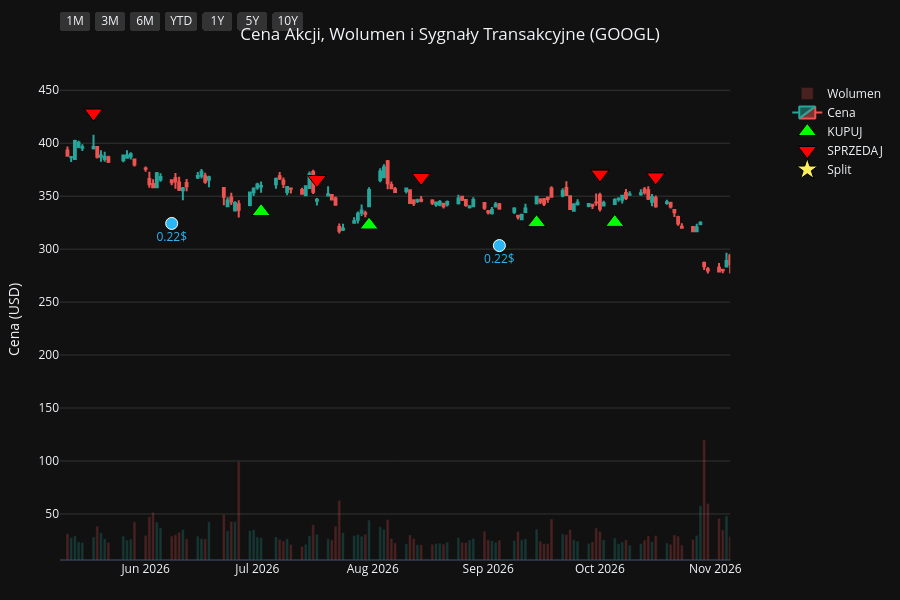
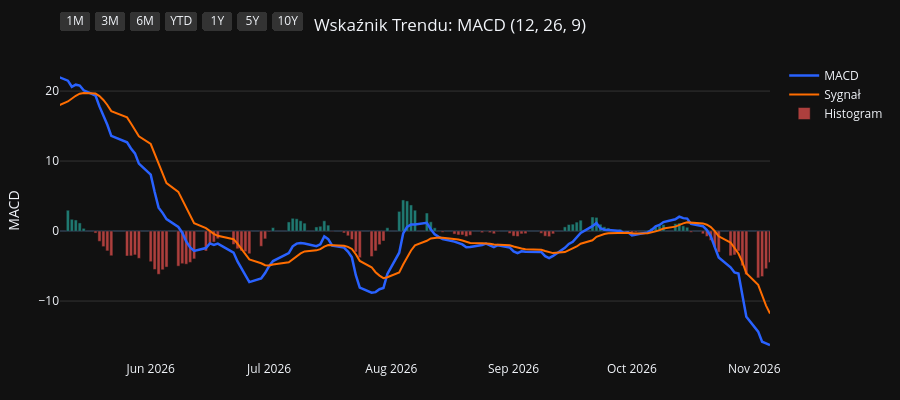
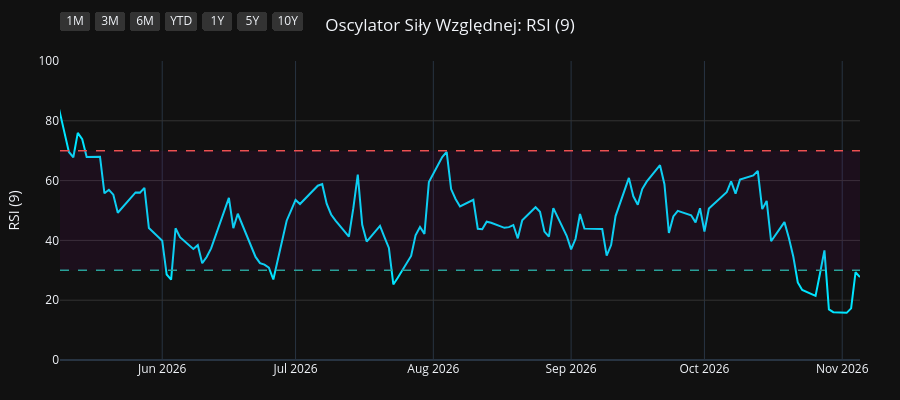
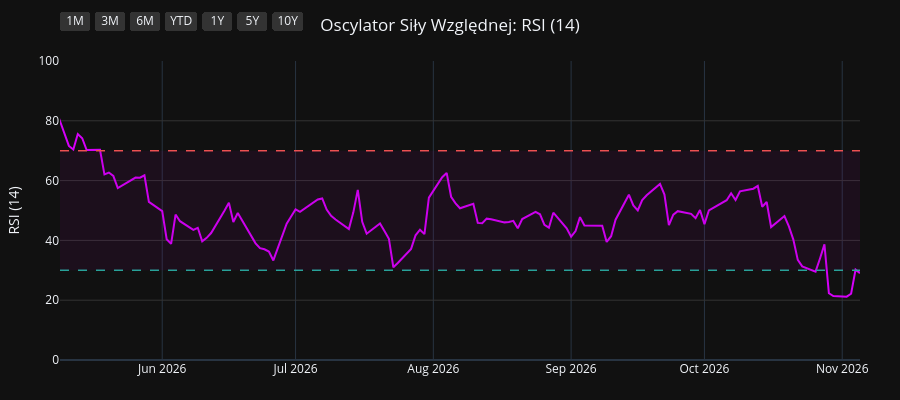

The cell these charts' notebook holds for them, in order:
### Code cell
import os
import yfinance as yf
import pandas as pd
import pandas_ta as ta
import plotly.graph_objects as go
from plotly.subplots import make_subplots

# 1. Pobranie i przygotowanie danych
symbol = os.environ.get("STOCK_TICKER", "").strip().upper()
if not symbol:
    raise RuntimeError("Set STOCK_TICKER before running price_extractor.ipynb")
df = yf.Ticker(symbol).history(period="10y")
df.index = df.index.tz_localize(None)

# Wskaźniki i sygnały
df.ta.macd(fast=12, slow=26, signal=9, append=True)
df.ta.rsi(length=9, append=True)
df.ta.rsi(length=14, append=True)
df.ta.rsi(length=21, append=True)
df.dropna(inplace=True)

macd = df['MACD_12_26_9']
signal = df['MACDs_12_26_9']
wczorajszy_macd = macd.shift(1)
wczorajszy_signal = signal.shift(1)

df['Decyzja'] = 'BRAK'
df.loc[(macd > signal) & (wczorajszy_macd <= wczorajszy_signal), 'Decyzja'] = 'KUPUJ'
df.loc[(macd < signal) & (wczorajszy_macd >= wczorajszy_signal), 'Decyzja'] = 'SPRZEDAJ'

df_kupuj = df[df['Decyzja'] == 'KUPUJ']
df_sprzedaj = df[df['Decyzja'] == 'SPRZEDAJ']
df_dywidendy = df[df['Dividends'] > 0]
df_splity = df[df['Stock Splits'] > 0]

# Wspólna konfiguracja osi X
konfiguracja_osi_x = dict(
    type="date",
    showspikes=True, spikemode="across", spikesnap="cursor", spikedash="dot", spikecolor="#ffffff", spikethickness=1, hoverformat="%Y-%m-%d",
    rangeselector=dict(
        buttons=list([
            dict(count=1, label="1M", step="month", stepmode="backward"),
            dict(count=3, label="3M", step="month", stepmode="backward"),
            dict(count=6, label="6M", step="month", stepmode="backward"),
            dict(count=1, label="YTD", step="year", stepmode="todate"),
            dict(count=1, label="1Y", step="year", stepmode="backward"),
            dict(count=5, label="5Y", step="year", stepmode="backward"),
            dict(step="all", label="10Y")
        ]),
        bgcolor="#333333", activecolor="#2962ff", x=0, y=1.1
    )
)

# ==========================================
# WYKRES 1: CENA + WOLUMEN + SYGNAŁY
# ==========================================
fig1 = make_subplots(specs=[[{"secondary_y": True}]])

kolory_wolumenu = ['#26a69a' if row['Close'] >= row['Open'] else '#ef5350' for index, row in df.iterrows()]
fig1.add_trace(go.Bar(x=df.index, y=df['Volume'], marker_color=kolory_wolumenu, opacity=0.25, name='Wolumen'), secondary_y=True)
fig1.add_trace(go.Candlestick(x=df.index, open=df['Open'], high=df['High'], low=df['Low'], close=df['Close'], name='Cena', increasing_line_color='#26a69a', decreasing_line_color='#ef5350'), secondary_y=False)
fig1.add_trace(go.Scatter(x=df_kupuj.index, y=df_kupuj['Low'] * 0.95, customdata=df_kupuj[['Low', 'High']], mode='markers', marker=dict(symbol='triangle-up', size=16, color='#00ff00', line=dict(width=1, color='black')), name='KUPUJ', hovertemplate='KUPUJ<br>Najniższa: %{customdata[0]:.2f}<br>Najwyższa: %{customdata[1]:.2f}<extra></extra>'), secondary_y=False)
fig1.add_trace(go.Scatter(x=df_sprzedaj.index, y=df_sprzedaj['High'] * 1.05, customdata=df_sprzedaj[['Low', 'High']], mode='markers', marker=dict(symbol='triangle-down', size=16, color='#ff0000', line=dict(width=1, color='black')), name='SPRZEDAJ', hovertemplate='SPRZEDAJ<br>Najniższa: %{customdata[0]:.2f}<br>Najwyższa: %{customdata[1]:.2f}<extra></extra>'), secondary_y=False)

if not df_dywidendy.empty:
    fig1.add_trace(go.Scatter(x=df_dywidendy.index, y=df_dywidendy['Low'] * 0.90, mode='markers+text', marker=dict(symbol='circle', size=12, color='#29b6f6', line=dict(width=1, color='white')), text=df_dywidendy['Dividends'].apply(lambda x: f"{x}$"), textposition="bottom center", name='Dywidenda', showlegend=False, hovertemplate='Dywidenda: %{text}<extra></extra>', textfont=dict(color="#29b6f6")), secondary_y=False)
if not df_splity.empty:
                    fig1.add_trace(go.Scatter(x=df_splity.index, y=df_splity['High'], mode='markers+text', marker=dict(symbol='star', size=16, color='#ffee58', line=dict(width=1, color='black')), text=df_splity['Stock Splits'].apply(lambda x: f"{x:g}:1" if x >= 1 else f"1:{1 / x:g}"), textposition="top center", name='Split', hovertemplate='%{text}<extra></extra>', textfont=dict(color="#ffee58")), secondary_y=False)

fig1.update_layout(title=dict(text=f"Cena Akcji, Wolumen i Sygnały Transakcyjne ({symbol})", x=0.5, xanchor='center'), dragmode='pan', xaxis_rangeslider_visible=False, template='plotly_dark', height=600, hovermode='x unified', margin=dict(l=60, r=40, t=60, b=40))
fig1.update_xaxes(**konfiguracja_osi_x)
fig1.update_xaxes(range=[df.index.max() - pd.Timedelta(days=180), df.index.max()])
fig1.update_yaxes(title_text="Cena (USD)", secondary_y=False, gridcolor='#333333')
fig1.update_yaxes(range=[0, df['Volume'].max() * 4], showgrid=False, showticklabels=False, secondary_y=True)
fig1.show(config={'scrollZoom': True})

# ==========================================
# WYKRES 2: WSKAŹNIK MACD
# ==========================================
fig2 = go.Figure()
fig2.add_trace(go.Scatter(x=df.index, y=df['MACD_12_26_9'], line=dict(color='#2962ff', width=2.5), name='MACD'))
fig2.add_trace(go.Scatter(x=df.index, y=df['MACDs_12_26_9'], line=dict(color='#ff6d00', width=2), name='Sygnał'))
kolory_macd = ['#26a69a' if val >= 0 else '#ef5350' for val in df['MACDh_12_26_9']]
fig2.add_trace(go.Bar(x=df.index, y=df['MACDh_12_26_9'], marker_color=kolory_macd, name='Histogram', opacity=0.7))
fig2.update_layout(title=dict(text="Wskaźnik Trendu: MACD (12, 26, 9)", x=0.5, xanchor='center'), dragmode='pan', xaxis_rangeslider_visible=False, template='plotly_dark', height=400, hovermode='x unified', margin=dict(l=60, r=40, t=60, b=40))
fig2.update_xaxes(**konfiguracja_osi_x)
fig2.update_xaxes(range=[df.index.max() - pd.Timedelta(days=180), df.index.max()])
fig2.update_yaxes(title_text="MACD", gridcolor='#333333')
fig2.show(config={'scrollZoom': True})

# ==========================================
# WYKRES 3: OSCYLATOR RSI (9)
# ==========================================
fig3 = go.Figure()
fig3.add_trace(go.Scatter(x=df.index, y=df['RSI_9'], line=dict(color='#00e5ff', width=2), name='RSI (9)'))
fig3.add_hline(y=70, line_dash="dash", line_color="#ef5350", line_width=1.5)
fig3.add_hline(y=30, line_dash="dash", line_color="#26a69a", line_width=1.5)
fig3.add_hrect(y0=30, y1=70, line_width=0, fillcolor="purple", opacity=0.1)
fig3.update_layout(title=dict(text="Oscylator Siły Względnej: RSI (9)", x=0.5, xanchor='center'), dragmode='pan', xaxis_rangeslider_visible=False, template='plotly_dark', height=400, hovermode='x unified', margin=dict(l=60, r=40, t=60, b=40))
fig3.update_xaxes(**konfiguracja_osi_x)
fig3.update_xaxes(range=[df.index.max() - pd.Timedelta(days=180), df.index.max()])
fig3.update_yaxes(title_text="RSI (9)", range=[0, 100], gridcolor='#333333')
fig3.show(config={'scrollZoom': True})

# ==========================================
# WYKRES 4: OSCYLATOR RSI (14)
# ==========================================
fig4 = go.Figure()
fig4.add_trace(go.Scatter(x=df.index, y=df['RSI_14'], line=dict(color='#d500f9', width=2), name='RSI (14)'))
fig4.add_hline(y=70, line_dash="dash", line_color="#ef5350", line_width=1.5)
fig4.add_hline(y=30, line_dash="dash", line_color="#26a69a", line_width=1.5)
fig4.add_hrect(y0=30, y1=70, line_width=0, fillcolor="purple", opacity=0.1)
fig4.update_layout(title=dict(text="Oscylator Siły Względnej: RSI (14)", x=0.5, xanchor='center'), dragmode='pan', xaxis_rangeslider_visible=False, template='plotly_dark', height=400, hovermode='x unified', margin=dict(l=60, r=40, t=60, b=40))
fig4.update_xaxes(**konfiguracja_osi_x)
fig4.update_xaxes(range=[df.index.max() - pd.Timedelta(days=180), df.index.max()])
fig4.update_yaxes(title_text="RSI (14)", range=[0, 100], gridcolor='#333333')
fig4.show(config={'scrollZoom': True})

# ==========================================
# WYKRES 5: OSCYLATOR RSI (21)
# ==========================================
fig5 = go.Figure()
fig5.add_trace(go.Scatter(x=df.index, y=df['RSI_21'], line=dict(color='#64dd17', width=2), name='RSI (21)'))
fig5.add_hline(y=70, line_dash="dash", line_color="#ef5350", line_width=1.5)
fig5.add_hline(y=30, line_dash="dash", line_color="#26a69a", line_width=1.5)
fig5.add_hrect(y0=30, y1=70, line_width=0, fillcolor="purple", opacity=0.1)
fig5.update_layout(title=dict(text="Oscylator Siły Względnej: RSI (21)", x=0.5, xanchor='center'), dragmode='pan', xaxis_rangeslider_visible=False, template='plotly_dark', height=400, hovermode='x unified', margin=dict(l=60, r=40, t=60, b=40))
fig5.update_xaxes(**konfiguracja_osi_x)
fig5.update_xaxes(range=[df.index.max() - pd.Timedelta(days=180), df.index.max()])
fig5.update_yaxes(title_text="RSI (21)", range=[0, 100], gridcolor='#333333')
fig5.show(config={'scrollZoom': True})

### Figure 1 — Plotly figure (JSON) as saved in the notebook; plotly's stock layout.template omitted (floating-point values rounded to 4 significant figures; data arrays with more than 128 entries replaced by an {"elided": "..."} marker saying what was removed)
{"data": [{"marker": {"color": {"elided": "2480 str values"}}, "name": "Wolumen", "opacity": 0.25, "type": "bar", "x": {"elided": "2480 str values"}, "xaxis": "x", "y": {"elided": "2480 int values"}, "yaxis": "y2"}, {"close": {"elided": "2480 float values"}, "decreasing": {"line": {"color": "#ef5350"}}, "high": {"elided": "2480 float values"}, "increasing": {"line": {"color": "#26a69a"}}, "low": {"elided": "2480 float values"}, "name": "Cena", "open": {"elided": "2480 float values"}, "type": "candlestick", "x": {"elided": "2480 str values"}, "xaxis": "x", "yaxis": "y"}, {"customdata": {"elided": "107x2 float values"}, "hovertemplate": "KUPUJ<br>Najniższa: %{customdata[0]:.2f}<br>Najwyższa: %{customdata[1]:.2f}<extra></extra>", "marker": {"color": "#00ff00", "line": {"color": "black", "width": 1}, "size": 16, "symbol": "triangle-up"}, "mode": "markers", "name": "KUPUJ", "type": "scatter", "x": ["2017-01-09T00:00:00", "2017-01-23T00:00:00", "2017-02-15T00:00:00", "2017-03-09T00:00:00", "2017-04-18T00:00:00", "2017-05-25T00:00:00", "2017-07-12T00:00:00", "2017-08-23T00:00:00", "2017-09-20T00:00:00", "2017-09-27T00:00:00", "2017-10-30T00:00:00", "2017-11-28T00:00:00", "2017-12-14T00:00:00", "2018-01-03T00:00:00", "2018-02-21T00:00:00", "2018-03-07T00:00:00", "2018-04-12T00:00:00", "2018-05-04T00:00:00", "2018-05-31T00:00:00", "2018-07-11T00:00:00", "2018-08-30T00:00:00", "2018-09-25T00:00:00", "2018-11-02T00:00:00", "2018-11-06T00:00:00", "2018-11-26T00:00:00", "2018-12-28T00:00:00", "2019-01-30T00:00:00", "2019-02-13T00:00:00", "2019-03-01T00:00:00", "2019-04-16T00:00:00", "2019-06-13T00:00:00", "2019-09-05T00:00:00", "2019-09-25T00:00:00", "2019-10-15T00:00:00", "2019-12-06T00:00:00", "2020-01-06T00:00:00", "2020-02-11T00:00:00", "2020-03-26T00:00:00", "2020-05-20T00:00:00", "2020-07-06T00:00:00", "2020-08-18T00:00:00", "2020-10-02T00:00:00", "2020-12-04T00:00:00", "2021-01-08T00:00:00", "2021-01-19T00:00:00", "2021-04-01T00:00:00", "2021-04-28T00:00:00", "2021-05-25T00:00:00", "2021-07-06T00:00:00", "2021-07-23T00:00:00", "2021-08-25T00:00:00", "2021-10-11T00:00:00", "2021-10-14T00:00:00", "2021-10-27T00:00:00", "2021-11-18T00:00:00", "2021-12-09T00:00:00", "2021-12-15T00:00:00", "2021-12-23T00:00:00", "2022-02-01T00:00:00", "2022-03-02T00:00:00", "2022-03-16T00:00:00", "2022-05-13T00:00:00", "2022-05-27T00:00:00", "2022-06-22T00:00:00", "2022-07-21T00:00:00", "2022-07-29T00:00:00", "2022-10-04T00:00:00", "2022-11-11T00:00:00", "2023-01-09T00:00:00", "2023-03-07T00:00:00", "2023-03-14T00:00:00", "2023-05-10T00:00:00", "2023-07-14T00:00:00", "2023-07-26T00:00:00", "2023-08-29T00:00:00", "2023-10-06T00:00:00", "2023-11-08T00:00:00", "2023-12-18T00:00:00", "2024-01-10T00:00:00", "2024-03-13T00:00:00", "2024-04-26T00:00:00", "2024-06-25T00:00:00", "2024-08-16T00:00:00", "2024-09-16T00:00:00", "2024-10-14T00:00:00", "2024-10-28T00:00:00", "2024-12-09T00:00:00", "2025-01-24T00:00:00", "2025-01-31T00:00:00", "2025-03-20T00:00:00", "2025-04-10T00:00:00", "2025-05-12T00:00:00", "2025-06-06T00:00:00", "2025-07-01T00:00:00", "2025-07-11T00:00:00", "2025-08-08T00:00:00", "2025-08-28T00:00:00", "2025-10-24T00:00:00", "2025-11-21T00:00:00", "2026-01-08T00:00:00", "2026-01-29T00:00:00", "2026-03-10T00:00:00", "2026-04-02T00:00:00", "2026-07-02T00:00:00", "2026-07-31T00:00:00", "2026-09-14T00:00:00", "2026-10-05T00:00:00"], "xaxis": "x", "y": [38.66, 38.99, 39.35, 40.12, 40.05, 46.01, 45.03, 44.01, 44.11, 44.32, 48.1, 49.62, 49.57, 50.51, 52.11, 51.28, 48.28, 47.9, 50.72, 54.36, 58.68, 55.24, 50.24, 49.57, 48.92, 49.03, 50.66, 52.98, 53.22, 57.64, 50.94, 56.12, 56.9, 57.45, 62.64, 63.57, 70.83, 51.38, 65.28, 69.5, 71.6, 68.1, 85.33, 82.87, 81.53, 98.41, 110.7, 110.8, 117.2, 122.1, 133.0, 130.7, 130.6, 131.2, 139.2, 138.4, 133.3, 137.8, 126.4, 125.2, 121.1, 106.9, 102.7, 103.9, 104.6, 106.4, 94.46, 88.38, 82.68, 88.02, 86.99, 101.6, 116.2, 120.8, 124.4, 126.1, 123.1, 124.6, 132.6, 130.8, 159.6, 169.0, 151.8, 147.7, 154.1, 154.7, 164.0, 187.0, 190.6, 152.2, 141.8, 147.7, 161.5, 164.3, 167.1, 186.7, 195.9, 241.9, 278.4, 304.8, 309.6, 289.9, 274.6, 335.5, 322.8, 325.0, 325.3], "yaxis": "y"}, {"customdata": {"elided": "107x2 float values"}, "hovertemplate": "SPRZEDAJ<br>Najniższa: %{customdata[0]:.2f}<br>Najwyższa: %{customdata[1]:.2f}<extra></extra>", "marker": {"color": "#ff0000", "line": {"color": "black", "width": 1}, "size": 16, "symbol": "triangle-down"}, "mode": "markers", "name": "SPRZEDAJ", "type": "scatter", "x": ["2017-01-20T00:00:00", "2017-01-30T00:00:00", "2017-03-06T00:00:00", "2017-03-21T00:00:00", "2017-05-17T00:00:00", "2017-06-01T00:00:00", "2017-07-27T00:00:00", "2017-09-18T00:00:00", "2017-09-26T00:00:00", "2017-10-23T00:00:00", "2017-11-13T00:00:00", "2017-11-29T00:00:00", "2017-12-27T00:00:00", "2018-02-02T00:00:00", "2018-03-02T00:00:00", "2018-03-20T00:00:00", "2018-04-30T00:00:00", "2018-05-29T00:00:00", "2018-06-25T00:00:00", "2018-08-01T00:00:00", "2018-08-31T00:00:00", "2018-10-08T00:00:00", "2018-11-05T00:00:00", "2018-11-20T00:00:00", "2018-12-17T00:00:00", "2019-01-29T00:00:00", "2019-02-11T00:00:00", "2019-02-15T00:00:00", "2019-03-26T00:00:00", "2019-04-30T00:00:00", "2019-08-06T00:00:00", "2019-09-24T00:00:00", "2019-09-27T00:00:00", "2019-11-20T00:00:00", "2019-12-23T00:00:00", "2020-01-27T00:00:00", "2020-02-21T00:00:00", "2020-05-19T00:00:00", "2020-06-03T00:00:00", "2020-07-24T00:00:00", "2020-09-08T00:00:00", "2020-11-19T00:00:00", "2020-12-07T00:00:00", "2021-01-12T00:00:00", "2021-02-22T00:00:00", "2021-04-27T00:00:00", "2021-05-04T00:00:00", "2021-06-18T00:00:00", "2021-07-19T00:00:00", "2021-08-11T00:00:00", "2021-09-08T00:00:00", "2021-10-12T00:00:00", "2021-10-25T00:00:00", "2021-11-17T00:00:00", "2021-11-22T00:00:00", "2021-12-14T00:00:00", "2021-12-16T00:00:00", "2022-01-03T00:00:00", "2022-02-17T00:00:00", "2022-03-07T00:00:00", "2022-04-07T00:00:00", "2022-05-24T00:00:00", "2022-06-14T00:00:00", "2022-07-14T00:00:00", "2022-07-22T00:00:00", "2022-08-22T00:00:00", "2022-10-27T00:00:00", "2022-12-08T00:00:00", "2023-02-09T00:00:00", "2023-03-10T00:00:00", "2023-04-18T00:00:00", "2023-06-02T00:00:00", "2023-07-21T00:00:00", "2023-08-11T00:00:00", "2023-09-20T00:00:00", "2023-10-20T00:00:00", "2023-12-01T00:00:00", "2024-01-04T00:00:00", "2024-01-31T00:00:00", "2024-04-16T00:00:00", "2024-05-23T00:00:00", "2024-07-12T00:00:00", "2024-09-04T00:00:00", "2024-10-11T00:00:00", "2024-10-17T00:00:00", "2024-11-18T00:00:00", "2024-12-30T00:00:00", "2025-01-27T00:00:00", "2025-02-05T00:00:00", "2025-03-31T00:00:00", "2025-05-09T00:00:00", "2025-06-04T00:00:00", "2025-06-18T00:00:00", "2025-07-09T00:00:00", "2025-08-05T00:00:00", "2025-08-19T00:00:00", "2025-09-24T00:00:00", "2025-11-13T00:00:00", "2025-12-08T00:00:00", "2026-01-21T00:00:00", "2026-02-04T00:00:00", "2026-03-24T00:00:00", "2026-05-18T00:00:00", "2026-07-17T00:00:00", "2026-08-14T00:00:00", "2026-10-01T00:00:00", "2026-10-16T00:00:00"], "xaxis": "x", "y": [43.12, 43.54, 44.15, 45.42, 49.98, 51.65, 50.42, 48.72, 49.1, 52.31, 54.54, 55.06, 55.56, 58.83, 56.52, 57.49, 54.0, 56.24, 60.12, 64.79, 65.14, 61.15, 55.82, 53.95, 55.25, 56.41, 57.9, 59.25, 62.8, 62.46, 61.44, 64.86, 64.75, 68.29, 70.82, 74.71, 78.58, 72.42, 75.36, 78.81, 80.9, 91.71, 95.13, 91.94, 108.2, 120.6, 120.9, 126.5, 131.3, 143.2, 150.2, 145.1, 143.5, 154.5, 155.8, 150.3, 153.6, 151.7, 142.6, 137.0, 142.7, 110.7, 112.3, 115.5, 116.8, 120.3, 99.26, 99.41, 104.0, 96.51, 110.8, 131.2, 125.8, 135.1, 143.6, 143.4, 137.4, 144.7, 149.8, 161.9, 185.4, 194.8, 165.6, 170.9, 173.5, 182.9, 201.0, 205.5, 201.2, 162.6, 162.0, 175.8, 184.7, 187.8, 207.0, 212.9, 264.3, 296.2, 335.8, 348.4, 359.8, 314.5, 428.5, 365.7, 367.7, 370.9, 368.2], "yaxis": "y"}, {"hovertemplate": "Dywidenda: %{text}<extra></extra>", "marker": {"color": "#29b6f6", "line": {"color": "white", "width": 1}, "size": 12, "symbol": "circle"}, "mode": "markers+text", "name": "Dywidenda", "showlegend": false, "text": ["0.2$", "0.2$", "0.2$", "0.2$", "0.21$", "0.21$", "0.21$", "0.21$", "0.22$", "0.22$"], "textfont": {"color": "#29b6f6"}, "textposition": "bottom center", "type": "scatter", "x": ["2024-06-10T00:00:00", "2024-09-09T00:00:00", "2024-12-09T00:00:00", "2025-03-10T00:00:00", "2025-06-09T00:00:00", "2025-09-08T00:00:00", "2025-12-08T00:00:00", "2026-03-09T00:00:00", "2026-06-08T00:00:00", "2026-09-04T00:00:00"], "xaxis": "x", "y": [154.2, 131.6, 155.4, 146.6, 156.4, 209.8, 279.6, 264.3, 324.3, 303.4], "yaxis": "y"}, {"hovertemplate": "%{text}<extra></extra>", "marker": {"color": "#ffee58", "line": {"color": "black", "width": 1}, "size": 16, "symbol": "star"}, "mode": "markers+text", "name": "Split", "text": ["20:1"], "textfont": {"color": "#ffee58"}, "textposition": "top center", "type": "scatter", "x": ["2022-07-18T00:00:00"], "xaxis": "x", "y": [112.6], "yaxis": "y"}], "layout": {"dragmode": "pan", "height": 600, "hovermode": "x unified", "margin": {"b": 40, "l": 60, "r": 40, "t": 60}, "title": {"text": "Cena Akcji, Wolumen i Sygnały Transakcyjne (GOOGL)", "x": 0.5, "xanchor": "center"}, "xaxis": {"anchor": "y", "domain": [0.0, 0.94], "hoverformat": "%Y-%m-%d", "range": ["2026-05-09T00:00:00", "2026-11-05T00:00:00"], "rangeselector": {"activecolor": "#2962ff", "bgcolor": "#333333", "buttons": [{"count": 1, "label": "1M", "step": "month", "stepmode": "backward"}, {"count": 3, "label": "3M", "step": "month", "stepmode": "backward"}, {"count": 6, "label": "6M", "step": "month", "stepmode": "backward"}, {"count": 1, "label": "YTD", "step": "year", "stepmode": "todate"}, {"count": 1, "label": "1Y", "step": "year", "stepmode": "backward"}, {"count": 5, "label": "5Y", "step": "year", "stepmode": "backward"}, {"label": "10Y", "step": "all"}], "x": 0, "y": 1.1}, "rangeslider": {"visible": false}, "showspikes": true, "spikecolor": "#ffffff", "spikedash": "dot", "spikemode": "across", "spikesnap": "cursor", "spikethickness": 1, "type": "date"}, "yaxis": {"anchor": "x", "domain": [0.0, 1.0], "gridcolor": "#333333", "title": {"text": "Cena (USD)"}}, "yaxis2": {"anchor": "x", "overlaying": "y", "range": [0, 558953200], "showgrid": false, "showticklabels": false, "side": "right"}}}

### Figure 2 — Plotly figure (JSON) as saved in the notebook; plotly's stock layout.template omitted (floating-point values rounded to 4 significant figures; data arrays with more than 128 entries replaced by an {"elided": "..."} marker saying what was removed)
{"data": [{"line": {"color": "#2962ff", "width": 2.5}, "name": "MACD", "type": "scatter", "x": {"elided": "2480 str values"}, "y": {"elided": "2480 float values"}}, {"line": {"color": "#ff6d00", "width": 2}, "name": "Sygnał", "type": "scatter", "x": {"elided": "2480 str values"}, "y": {"elided": "2480 float values"}}, {"marker": {"color": {"elided": "2480 str values"}}, "name": "Histogram", "opacity": 0.7, "type": "bar", "x": {"elided": "2480 str values"}, "y": {"elided": "2480 float values"}}], "layout": {"dragmode": "pan", "height": 400, "hovermode": "x unified", "margin": {"b": 40, "l": 60, "r": 40, "t": 60}, "title": {"text": "Wskaźnik Trendu: MACD (12, 26, 9)", "x": 0.5, "xanchor": "center"}, "xaxis": {"hoverformat": "%Y-%m-%d", "range": ["2026-05-09T00:00:00", "2026-11-05T00:00:00"], "rangeselector": {"activecolor": "#2962ff", "bgcolor": "#333333", "buttons": [{"count": 1, "label": "1M", "step": "month", "stepmode": "backward"}, {"count": 3, "label": "3M", "step": "month", "stepmode": "backward"}, {"count": 6, "label": "6M", "step": "month", "stepmode": "backward"}, {"count": 1, "label": "YTD", "step": "year", "stepmode": "todate"}, {"count": 1, "label": "1Y", "step": "year", "stepmode": "backward"}, {"count": 5, "label": "5Y", "step": "year", "stepmode": "backward"}, {"label": "10Y", "step": "all"}], "x": 0, "y": 1.1}, "rangeslider": {"visible": false}, "showspikes": true, "spikecolor": "#ffffff", "spikedash": "dot", "spikemode": "across", "spikesnap": "cursor", "spikethickness": 1, "type": "date"}, "yaxis": {"gridcolor": "#333333", "title": {"text": "MACD"}}}}

### Figure 3 — Plotly figure (JSON) as saved in the notebook; plotly's stock layout.template omitted (floating-point values rounded to 4 significant figures; data arrays with more than 128 entries replaced by an {"elided": "..."} marker saying what was removed)
{"data": [{"line": {"color": "#00e5ff", "width": 2}, "name": "RSI (9)", "type": "scatter", "x": {"elided": "2480 str values"}, "y": {"elided": "2480 float values"}}], "layout": {"dragmode": "pan", "height": 400, "hovermode": "x unified", "margin": {"b": 40, "l": 60, "r": 40, "t": 60}, "shapes": [{"line": {"color": "#ef5350", "dash": "dash", "width": 1.5}, "type": "line", "x0": 0, "x1": 1, "xref": "x domain", "y0": 70, "y1": 70, "yref": "y"}, {"line": {"color": "#26a69a", "dash": "dash", "width": 1.5}, "type": "line", "x0": 0, "x1": 1, "xref": "x domain", "y0": 30, "y1": 30, "yref": "y"}, {"fillcolor": "purple", "line": {"width": 0}, "opacity": 0.1, "type": "rect", "x0": 0, "x1": 1, "xref": "x domain", "y0": 30, "y1": 70, "yref": "y"}], "title": {"text": "Oscylator Siły Względnej: RSI (9)", "x": 0.5, "xanchor": "center"}, "xaxis": {"hoverformat": "%Y-%m-%d", "range": ["2026-05-09T00:00:00", "2026-11-05T00:00:00"], "rangeselector": {"activecolor": "#2962ff", "bgcolor": "#333333", "buttons": [{"count": 1, "label": "1M", "step": "month", "stepmode": "backward"}, {"count": 3, "label": "3M", "step": "month", "stepmode": "backward"}, {"count": 6, "label": "6M", "step": "month", "stepmode": "backward"}, {"count": 1, "label": "YTD", "step": "year", "stepmode": "todate"}, {"count": 1, "label": "1Y", "step": "year", "stepmode": "backward"}, {"count": 5, "label": "5Y", "step": "year", "stepmode": "backward"}, {"label": "10Y", "step": "all"}], "x": 0, "y": 1.1}, "rangeslider": {"visible": false}, "showspikes": true, "spikecolor": "#ffffff", "spikedash": "dot", "spikemode": "across", "spikesnap": "cursor", "spikethickness": 1, "type": "date"}, "yaxis": {"gridcolor": "#333333", "range": [0, 100], "title": {"text": "RSI (9)"}}}}

### Figure 4 — Plotly figure (JSON) as saved in the notebook; plotly's stock layout.template omitted (floating-point values rounded to 4 significant figures; data arrays with more than 128 entries replaced by an {"elided": "..."} marker saying what was removed)
{"data": [{"line": {"color": "#d500f9", "width": 2}, "name": "RSI (14)", "type": "scatter", "x": {"elided": "2480 str values"}, "y": {"elided": "2480 float values"}}], "layout": {"dragmode": "pan", "height": 400, "hovermode": "x unified", "margin": {"b": 40, "l": 60, "r": 40, "t": 60}, "shapes": [{"line": {"color": "#ef5350", "dash": "dash", "width": 1.5}, "type": "line", "x0": 0, "x1": 1, "xref": "x domain", "y0": 70, "y1": 70, "yref": "y"}, {"line": {"color": "#26a69a", "dash": "dash", "width": 1.5}, "type": "line", "x0": 0, "x1": 1, "xref": "x domain", "y0": 30, "y1": 30, "yref": "y"}, {"fillcolor": "purple", "line": {"width": 0}, "opacity": 0.1, "type": "rect", "x0": 0, "x1": 1, "xref": "x domain", "y0": 30, "y1": 70, "yref": "y"}], "title": {"text": "Oscylator Siły Względnej: RSI (14)", "x": 0.5, "xanchor": "center"}, "xaxis": {"hoverformat": "%Y-%m-%d", "range": ["2026-05-09T00:00:00", "2026-11-05T00:00:00"], "rangeselector": {"activecolor": "#2962ff", "bgcolor": "#333333", "buttons": [{"count": 1, "label": "1M", "step": "month", "stepmode": "backward"}, {"count": 3, "label": "3M", "step": "month", "stepmode": "backward"}, {"count": 6, "label": "6M", "step": "month", "stepmode": "backward"}, {"count": 1, "label": "YTD", "step": "year", "stepmode": "todate"}, {"count": 1, "label": "1Y", "step": "year", "stepmode": "backward"}, {"count": 5, "label": "5Y", "step": "year", "stepmode": "backward"}, {"label": "10Y", "step": "all"}], "x": 0, "y": 1.1}, "rangeslider": {"visible": false}, "showspikes": true, "spikecolor": "#ffffff", "spikedash": "dot", "spikemode": "across", "spikesnap": "cursor", "spikethickness": 1, "type": "date"}, "yaxis": {"gridcolor": "#333333", "range": [0, 100], "title": {"text": "RSI (14)"}}}}
